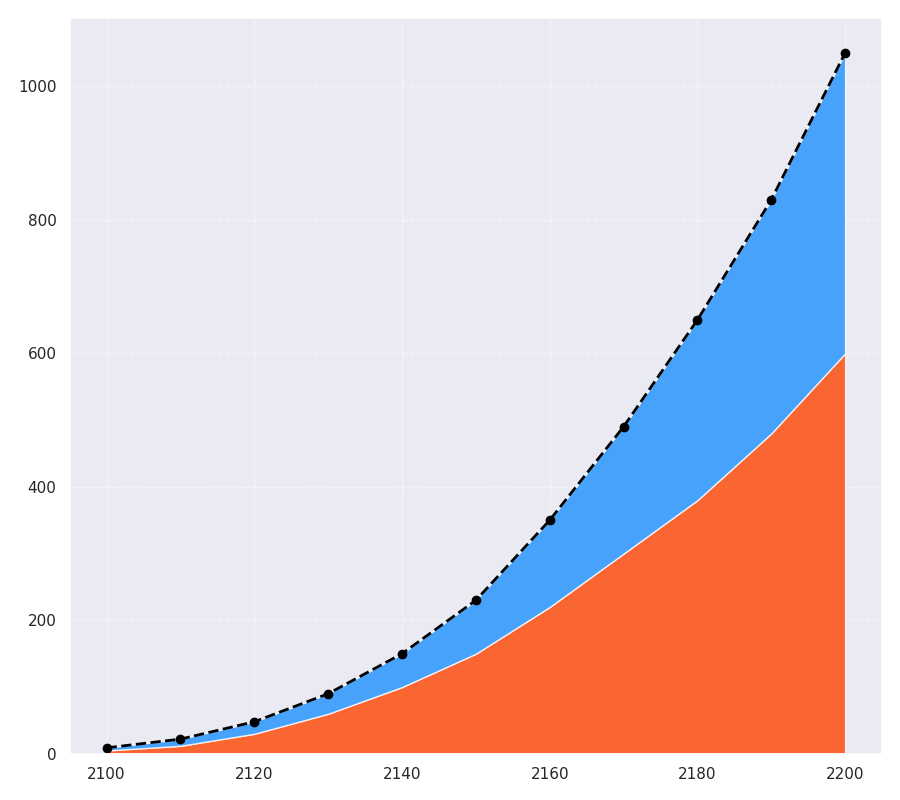

This figure's Python source:
import numpy as np
import matplotlib.pyplot as plt

decades = np.arange(2100, 2210, 10)
robotics = [5, 12, 30, 60, 100, 150, 220, 300, 380, 480, 600]
quantum_computing = [4, 10, 18, 30, 50, 80, 130, 190, 270, 350, 450]
data = np.array([robotics, quantum_computing])
# Updated set of colors
colors = ['#FF4500', '#1E90FF']

total_innovations = np.sum(data, axis=0)

fig, ax = plt.subplots(figsize=(9, 8))
ax.stackplot(decades, data, colors=colors, alpha=0.8)
ax.plot(decades, total_innovations, color='black', linestyle='--', marker='o', linewidth=2)
ax.grid(True, linestyle='--', alpha=0.5)

plt.tight_layout()
plt.show()
